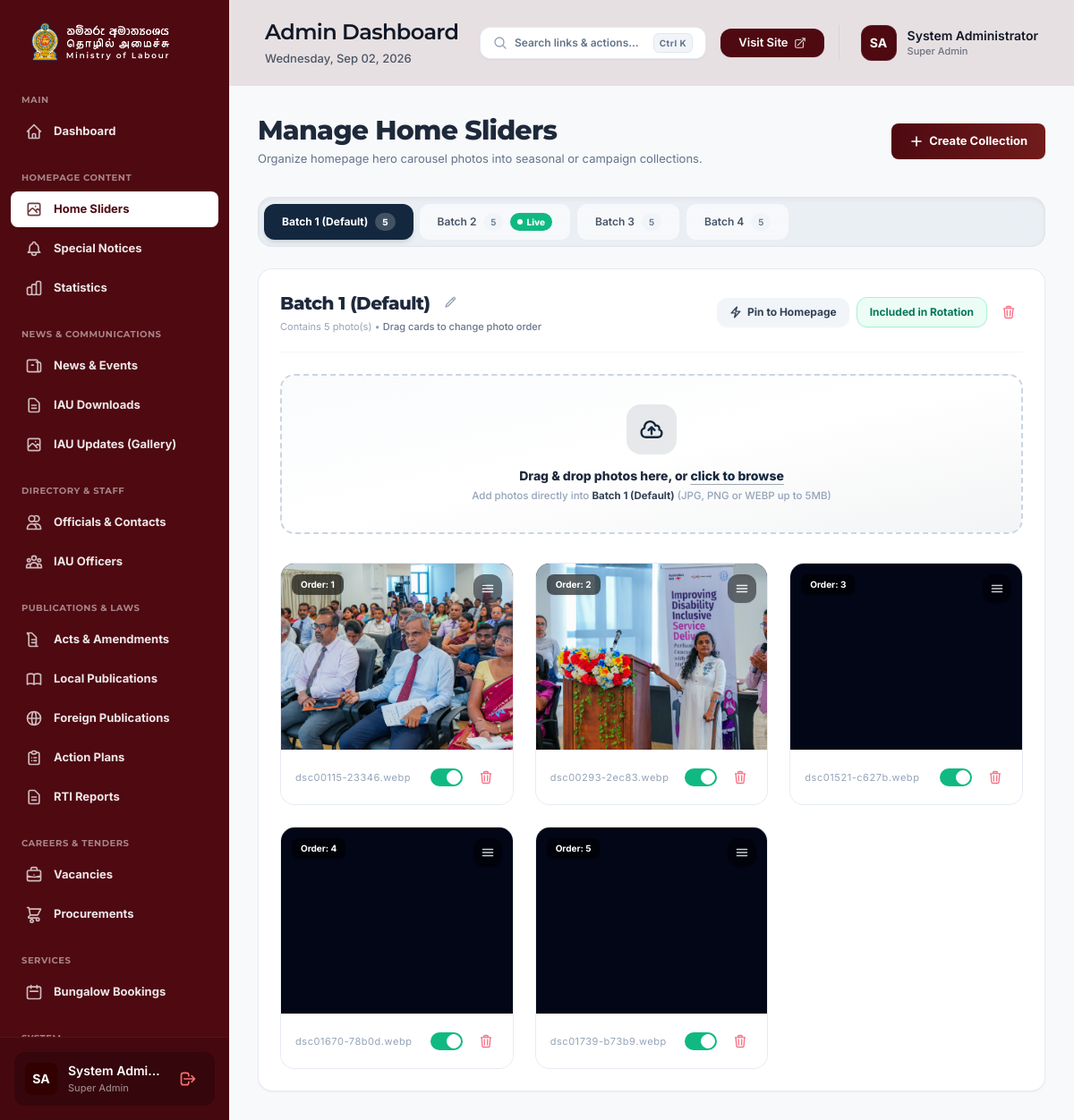
/admin/manage-sliders.php (signed in), run on the app's committed database.
### tables this page shows
CREATE TABLE `slider_batches` (
  `id` int(11) NOT NULL AUTO_INCREMENT,
  `batch_name` varchar(255) NOT NULL,
  `is_forced` tinyint(1) DEFAULT 0,
  `is_active` tinyint(1) DEFAULT 1,
  `created_at` timestamp NOT NULL DEFAULT current_timestamp(),
  PRIMARY KEY (`id`)
);

CREATE TABLE `hero_sliders` (
  `id` int(11) NOT NULL AUTO_INCREMENT,
  `batch_id` int(11) NOT NULL,
  `image` varchar(255) NOT NULL,
  `display_order` int(11) DEFAULT 0,
  `is_active` tinyint(1) DEFAULT 1,
  `created_at` timestamp NOT NULL DEFAULT current_timestamp(),
  `updated_at` timestamp NOT NULL DEFAULT current_timestamp() ON UPDATE current_timestamp(),
  PRIMARY KEY (`id`),
  KEY `batch_id` (`batch_id`),
  CONSTRAINT `hero_sliders_ibfk_1` FOREIGN KEY (`batch_id`) REFERENCES `slider_batches` (`id`) ON DELETE CASCADE
);

### admin/includes/auth.php (called while the page is built, shortened)
<?php
function generateCsrfToken() {
    return $_SESSION['csrf_token'];
}
?>

### admin/manage-sliders.php (the view, shortened to what this page needs)
<?php
require_once 'includes/db.php';
require_once 'includes/auth.php';
$batchesStmt = $pdo->query("
    SELECT b.id, b.batch_name, b.is_active, b.is_forced, COUNT(s.id) AS slider_count
    FROM slider_batches b
    LEFT JOIN hero_sliders s ON s.batch_id = b.id
    GROUP BY b.id
    ORDER BY b.id ASC
");
$batches = $batchesStmt->fetchAll();
$activeBatchId = isset($_GET['tab']) ? (int)$_GET['tab'] : ($batches[0]['id'] ?? 0);
$activeBatch = null;
foreach ($batches as $b) {
    if ($b['id'] == $activeBatchId) {
        $activeBatch = $b;
        break;
    }
}
$liveBatchId = null;
$forcedBatch = null;
foreach ($batches as $b) {
    if (!empty($b['is_forced'])) {
        $forcedBatch = $b;
        break;
    }
}
if ($forcedBatch) {
    $liveBatchId = $forcedBatch['id'];
}
if ($activeBatch) {
    $stmt = $pdo->prepare("SELECT id, batch_id, image, display_order, is_active FROM hero_sliders WHERE batch_id = ? ORDER BY display_order ASC, id ASC");
    $stmt->execute([$activeBatch['id']]);
    $activeBatch['sliders'] = $stmt->fetchAll();
}
include 'includes/header.php';
?>
<?php include 'includes/sidebar.php'; ?>
<div class="flex-1 flex flex-col min-w-0 bg-[#F8F9FA] relative z-10 font-inter">
    <?php include 'includes/topbar.php'; ?>
    <main class="flex-1 overflow-x-hidden overflow-y-auto p-4 md:p-8">
        <div class="flex flex-col sm:flex-row justify-between sm:items-center gap-4 mb-8">
            <div>
                <h2 class="text-3xl font-extrabold font-montserrat text-slate-800 tracking-tight">Manage Home Sliders</h2>
                <p class="text-[13px] text-slate-500 mt-1 font-inter">Organize homepage hero carousel photos into seasonal or campaign collections.</p>
            </div>
            <div class="flex flex-wrap gap-2.5">
                <button onclick="openBatchModal('add')" class="bg-gradient-to-r from-secondary to-[#721c1c] text-white px-5 py-2.5 rounded-lg text-[13px] font-bold hover:shadow-lg hover:brightness-110 active:scale-[0.98] transition-all flex items-center shadow-sm self-start sm:self-auto gap-1.5">
                    <svg class="w-4 h-4 text-white" fill="none" stroke="currentColor" stroke-width="2.5" viewBox="0 0 24 24"><path stroke-linecap="round" stroke-linejoin="round" d="M12 4.5v15m7.5-7.5h-15" /></svg>
                    Create Collection
                </button>
            </div>
        </div>
        <?php if (!empty($batches)): ?>
            <div class="bg-slate-200/60 backdrop-blur-md p-1.5 rounded-2xl border border-slate-300/40 shadow-inner flex items-center gap-1.5 overflow-x-auto custom-scrollbar mb-6">
                <?php foreach ($batches as $index => $b): ?>
                    <?php
                        $isActiveTab = ($b['id'] == $activeBatchId);
                        $isLiveHomepage = ($b['id'] == $liveBatchId);
                        $tabClasses = $isActiveTab ? 'bg-primary text-white shadow-md font-bold' : 'bg-white/60 text-slate-600 hover:text-slate-900 hover:bg-white border border-slate-200/60 font-semibold';
                    ?>
                    <a href="?tab=<?= $b['id'] ?>" class="flex items-center gap-2 px-5 py-2.5 rounded-xl text-xs whitespace-nowrap transition-all duration-200 <?= $tabClasses ?>">
                        <span><?= htmlspecialchars($b['batch_name']) ?></span>
                        <span class="px-2 py-0.5 rounded-full text-[10px] <?= $isActiveTab ? 'bg-white/20 text-white font-extrabold' : 'bg-slate-100 text-slate-500' ?>"><?= (int)$b['slider_count'] ?></span>
                        <?php if ($isLiveHomepage): ?>
                            <span class="bg-emerald-500 text-white text-[10px] font-extrabold px-2 py-0.5 rounded-full flex items-center gap-1 shadow-xs" title="Currently live on homepage (Rotates monthly)">
                                <span class="w-1.5 h-1.5 rounded-full bg-white animate-pulse"></span> Live
                            </span>
                        <?php endif; ?>
                    </a>
                <?php endforeach; ?>
            </div>
        <?php endif; ?>
        <?php if (empty($batches)): ?>
            <div class="bg-white rounded-2xl p-12 text-center border border-slate-200/80 shadow-sm">
                <div class="w-16 h-16 rounded-2xl bg-primary/10 text-primary flex items-center justify-center mx-auto mb-4 font-bold">
                    <svg class="w-8 h-8" fill="none" stroke="currentColor" stroke-width="2" viewBox="0 0 24 24"><path stroke-linecap="round" stroke-linejoin="round" d="M2.25 15.75l5.159-5.159a2.25 2.25 0 013.182 0l5.159 5.159m-1.5-1.5l1.409-1.409a2.25 2.25 0 013.182 0l2.909 2.909m-18 3.75h16.5a1.5 1.5 0 001.5-1.5V6a1.5 1.5 0 00-1.5-1.5H3.75A1.5 1.5 0 002.25 6v12a1.5 1.5 0 001.5 1.5zm10.5-11.25h.008v.008h-.008V8.25zm.375 0a.375.375 0 11-.75 0 .375.375 0 01.75 0z"></path></svg>
                </div>
                <h3 class="text-base font-bold text-slate-800">No Slider Batches Configured</h3>
                <p class="text-xs text-slate-500 mt-1 mb-5">Create your first batch to start uploading hero carousel images.</p>
                <button onclick="openBatchModal('add')" class="bg-primary text-white px-5 py-2.5 rounded-xl text-xs font-bold hover:bg-primary/90 transition-all">Create First Batch</button>
            </div>
        <?php elseif ($activeBatch): ?>
            <div class="bg-white border <?= $activeBatch['is_forced'] ? 'border-amber-400 ring-2 ring-amber-400/20' : 'border-slate-200/80' ?> rounded-2xl p-6 shadow-sm relative transition-all">
                <div class="flex flex-col sm:flex-row sm:items-center justify-between gap-4 pb-5 border-b border-slate-100 mb-6">
                    <div>
                        <div class="flex items-center gap-2.5 flex-wrap">
                            <h3 class="text-xl font-extrabold text-slate-800 font-montserrat"><?= htmlspecialchars($activeBatch['batch_name']) ?></h3>
                            <button onclick="openBatchModal('edit', <?= htmlspecialchars(json_encode($activeBatch)) ?>)" class="text-slate-400 hover:text-slate-600 p-1 rounded transition-colors" title="Edit Collection Name">
                                <svg class="w-4 h-4" fill="none" stroke="currentColor" stroke-width="2" viewBox="0 0 24 24"><path stroke-linecap="round" stroke-linejoin="round" d="M16.862 4.487l1.687-1.688a1.875 1.875 0 112.652 2.652L10.582 16.07a4.5 4.5 0 01-1.897 1.13L6 18l.8-2.685a4.5 4.5 0 011.13-1.897l8.932-8.931zm0 0L19.5 7.125"></path></svg>
                            </button>
                        </div>
                        <p class="text-[11px] text-slate-400 mt-1">Contains <?= count($activeBatch['sliders']) ?> photo(s) &bull; <span class="text-slate-500 font-medium">Drag cards to change photo order</span></p>
                    </div>
                    <div class="flex items-center gap-2 flex-wrap">
                        <?php $forceClasses = $activeBatch['is_forced'] ? 'bg-amber-500 hover:bg-amber-600 text-white' : 'bg-slate-100 hover:bg-slate-200 text-slate-700'; ?>
                        <a href="?force_batch=<?= $activeBatch['id'] ?>&csrf_token=<?= generateCsrfToken() ?>&tab=<?= $activeBatch['id'] ?>"
                           class="<?= $forceClasses ?> px-3.5 py-2 rounded-xl text-xs font-bold transition-all shadow-sm flex items-center gap-1.5">
                            <svg class="w-3.5 h-3.5" fill="none" stroke="currentColor" stroke-width="2.5" viewBox="0 0 24 24"><path stroke-linecap="round" stroke-linejoin="round" d="M3.75 13.5l10.5-11.25L12 10.5h8.25L9.75 21.75 12 13.5H3.75z"></path></svg>
                            <?= $activeBatch['is_forced'] ? 'Unpin Collection' : 'Pin to Homepage' ?>
                        </a>
                        <?php $activeClasses = $activeBatch['is_active'] ? 'bg-emerald-50 text-emerald-700 border-emerald-200 hover:bg-emerald-100' : 'bg-slate-100 text-slate-500 border-slate-200'; ?>
                        <a href="?toggle_batch_active=<?= $activeBatch['id'] ?>&csrf_token=<?= generateCsrfToken() ?>&tab=<?= $activeBatch['id'] ?>"
                           class="px-3.5 py-2 rounded-xl text-xs font-bold border transition-all shadow-sm <?= $activeClasses ?>">
                            <?= $activeBatch['is_active'] ? 'Included in Rotation' : 'Excluded' ?>
                        </a>
                        <button type="button" data-delete-url="?delete_batch=<?= (int)$activeBatch['id'] ?>&csrf_token=<?= generateCsrfToken() ?>" onclick="promptDeleteBatch(this)" class="p-2 text-rose-400 hover:text-rose-600 hover:bg-rose-50 rounded-xl transition-colors" title="Delete Collection">
                        </button>
                    </div>
                </div>
                <div id="dropzone" class="border-2 border-dashed border-slate-300 hover:border-primary bg-gradient-to-br from-slate-50/80 via-white to-primary/5 hover:shadow-lg rounded-2xl p-8 text-center cursor-pointer transition-all duration-300 mb-8 relative group overflow-hidden">
                    <div class="flex flex-col items-center justify-center pointer-events-none relative z-10">
                        <div class="w-14 h-14 rounded-2xl bg-primary/10 text-primary flex items-center justify-center mb-3.5 group-hover:scale-110 group-hover:bg-primary group-hover:text-white transition-all duration-300 shadow-xs">
                            <svg class="w-7 h-7" fill="none" stroke="currentColor" stroke-width="2" viewBox="0 0 24 24"><path stroke-linecap="round" stroke-linejoin="round" d="M12 16.5V9.75m0 0l3 3m-3-3l-3 3M6.75 19.5a4.5 4.5 0 01-1.41-8.775 5.25 5.25 0 0110.233-2.33 3 3 0 013.758 3.848A3.752 3.752 0 0118 19.5H6.75z"></path></svg>
                        </div>
                        <p class="text-sm font-extrabold text-slate-800">Drag & drop photos here, or <span class="text-primary underline decoration-primary/40 underline-offset-4">click to browse</span></p>
                        <p class="text-[11.5px] text-slate-400 mt-1 font-medium">Add photos directly into <span class="font-bold text-slate-700"><?= htmlspecialchars($activeBatch['batch_name']) ?></span> (JPG, PNG or WEBP up to 5MB)</p>
                    </div>
                </div>
                <div class="slider-grid grid grid-cols-1 sm:grid-cols-2 lg:grid-cols-3 gap-6" id="sliderGrid" data-batch-id="<?= (int)$activeBatch['id'] ?>">
                    <?php foreach (($activeBatch['sliders'] ?? []) as $s): ?>
                        <?php
                        $slide_path = $s['image'];
                        $display_img = (strpos($slide_path, 'uploads/') === 0) ? $slide_path : '../' . $slide_path;
                        ?>
                        <div class="slider-card bg-white border border-slate-200/80 rounded-2xl overflow-hidden group hover:shadow-[0_12px_24px_-8px_rgba(0,0,0,0.12)] hover:-translate-y-1 transition-all duration-300 flex flex-col select-none relative"
                             data-slider-id="<?= (int)$s['id'] ?>">
                            <div class="relative h-52 w-full bg-slate-950 overflow-hidden cursor-pointer group/img" onclick="openImagePreview('<?= htmlspecialchars($display_img) ?>', '<?= htmlspecialchars(basename($s['image'])) ?>', <?= (int)$s['display_order'] ?>)">
                                <img src="<?= htmlspecialchars($display_img) ?>" alt="Slider" loading="lazy" decoding="async" class="w-full h-full object-cover object-center group-hover/img:scale-105 transition-transform duration-500 pointer-events-none">
                                <div class="order-badge absolute top-3 left-3 bg-black/60 backdrop-blur-md text-white text-[10px] font-bold px-2.5 py-1 rounded-lg shadow-sm z-20">
                                    Order: <?= (int)$s['display_order'] ?>
                                </div>
                                <div class="drag-handle absolute top-3 right-3 bg-black/60 backdrop-blur-md text-white p-2 rounded-xl shadow-sm cursor-grab active:cursor-grabbing opacity-80 hover:opacity-100 hover:bg-black/90 transition-all z-20" onclick="event.stopPropagation()" title="Drag to reorder">
                                    <svg class="w-4 h-4 text-white" fill="none" stroke="currentColor" stroke-width="2.5" viewBox="0 0 24 24"><path stroke-linecap="round" stroke-linejoin="round" d="M3.75 6.75h16.5M3.75 12h16.5m-16.5 5.25h16.5"></path></svg>
                                </div>
                            </div>
                            <div class="p-4 flex items-center justify-between bg-white border-t border-slate-100 mt-auto">
                                <span class="text-[11px] text-slate-400 font-mono truncate max-w-[150px]" title="<?= htmlspecialchars(basename($s['image'])) ?>"><?= htmlspecialchars(basename($s['image'])) ?></span>
                                <div class="flex items-center gap-3">
                                    <label class="relative inline-flex items-center cursor-pointer" title="Toggle active status">
                                        <div class="w-9 h-5 bg-slate-200 peer-focus:outline-none rounded-full peer peer-checked:after:translate-x-full peer-checked:after:border-white after:content-[''] after:absolute after:top-[2px] after:left-[2px] after:bg-white after:border-slate-300 after:border after:rounded-full after:h-4 after:w-4 after:transition-all peer-checked:bg-emerald-500"></div>
                                    </label>
                                    <button type="button" data-delete-url="?delete_slider=<?= (int)$s['id'] ?>&csrf_token=<?= generateCsrfToken() ?>&tab=<?= (int)$activeBatch['id'] ?>" onclick="promptDeleteSlider(this)" class="p-1.5 text-rose-400 hover:text-rose-600 hover:bg-rose-50 rounded-lg transition-colors" title="Delete Photo">
                                    </button>
                                </div>
                            </div>
                        </div>
                    <?php endforeach; ?>
                </div>
            </div>
        <?php endif; ?>
    </main>
</div>
<?php include 'includes/footer.php'; ?>

### admin/includes/header.php (style rules this page uses)
body, input, select, textarea, button { font-family: 'Inter', sans-serif !important; }
h1, h2, h3, h4, h5, h6, .font-montserrat { font-family: 'Montserrat', sans-serif !important; }
.font-inter { font-family: 'Inter', sans-serif !important; }
.font-mono { font-family: 'Inter', sans-serif !important; letter-spacing: 0.05em; }

### data on the page
slider_batches: batch_name "Batch 1 (Default)", slider_count "5"
slider_batches: batch_name "Batch 2", slider_count "5", shows "Live"
slider_batches: batch_name "Batch 3", slider_count "5"
slider_batches: batch_name "Batch 4", slider_count "5"
hero_sliders: image (picture), display_order "1", image "dsc00115-23346.webp"
hero_sliders: image (picture), display_order "2", image "dsc00293-2ec83.webp"
hero_sliders: image (picture), display_order "3", image "dsc01521-c627b.webp"
hero_sliders: image (picture), display_order "4", image "dsc01670-78b0d.webp"
hero_sliders: image (picture), display_order "5", image "dsc01739-b73b9.webp"

### other printed values
getInitials($sidebarUser['name'] ?? 'Admin') "SA"
$sidebarUser['name'] "System Admi…"
str_replace('_', ' ', $sidebarUser['role'] ?? 'Admin') "Super Admin"
getInitials($currentUser['name'] ?? 'Admin') "SA"
$currentUser['name'] "System Administrator"
str_replace('_', ' ', $currentUser['role'] ?? 'Admin') "Super Admin"
count($activeBatch['sliders']) "5"
